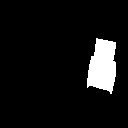

Generate this figure with Python:
from options.test_options import TestOptions
from data import create_dataset
from models import create_model
from util.visualizer import Visualizer, save_images
from util.html import HTML
import os
from util.util import AverageMeter, set_seed

if __name__ == '__main__':

    opt = TestOptions().parse()  # get test options
    # hard-code some parameters for test
    opt.num_threads = 0   # test code only supports num_threads = 1
    opt.batch_size = 1    # test code only supports batch_size = 1
    opt.serial_batches = True  # disable data shuffling; comment this line if results on randomly chosen images are needed.
    dataset = create_dataset(opt)  # create a dataset given opt.dataset_mode and other options
    model = create_model(opt)      # create a model given opt.model and other options
    model.setup(opt)               # regular setup: load and print networks; create schedulers
    visualizer = Visualizer(opt)  # create a visualizer that display/save images and plots
    meters_tst = {stat: AverageMeter() for stat in model.loss_names}

    set_seed(opt.seed)

    web_dir = os.path.join(opt.results_dir, opt.name,
                           '{}_{}'.format(opt.testset_name, opt.epoch))  # define the website directory
    print('creating web directory', web_dir)
    webpage = HTML(web_dir, 'Experiment = %s, Phase = %s, Epoch = %s' % (opt.name, opt.phase, opt.epoch))

    for i, data in enumerate(dataset):
        visualizer.reset()
        model.set_input(data)  # unpack data from data loader
        model.test()           # run inference: forward + compute_visuals

        losses = model.get_current_losses()
        visualizer.print_test_losses(i, losses)
        for loss_name in model.loss_names:
            meters_tst[loss_name].update(float(losses[loss_name]))

        visuals = model.get_current_visuals()
        visualizer.display_current_results(visuals, epoch=None, save_result=False)
        img_path = model.get_image_paths()
        save_images(webpage, visuals, img_path, aspect_ratio=opt.aspect_ratio, width=opt.load_size)
        losses = {}
        for loss_name in model.loss_names:
            losses[loss_name] = meters_tst[loss_name].avg
        visualizer.print_test_losses('average', losses)

        print(model.fg_slot_position)

        break

    webpage.save()